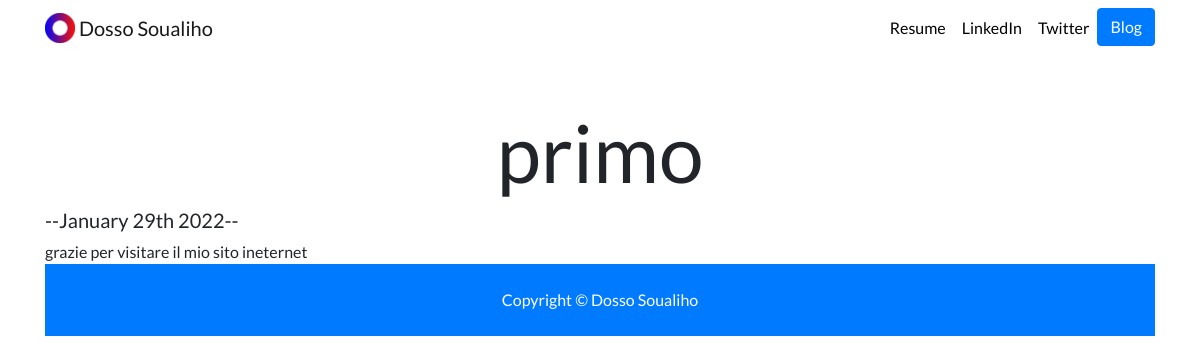
Page /blog/1/ on the committed database.
### blog/models.py (models this page shows, shortened)
class Blog(models.Model):
    title = models.CharField(max_length=100,blank=True )
    description = models.TextField(max_length=250, blank=True)
    date = models.DateField()

### blog/views.py (the view)
# urls.py: path('<int:blog_id>/', views.detail, name='detail'), #detail
def detail(request, blog_id):
    blog = get_object_or_404(Blog, pk=blog_id)
    return render (request, 'blog/detail.html', {'detailblog': blog})

### blog/templates/blog/detail.html
{% extends "base.html" %}
{% load static %}
{% block content %}
<h1 class="text-center mt-5" id="blogdetailtitle">{{ detailblog.title }}</h1>
<h5>--{{ detailblog.date|date:'F jS Y' }}--</h5>
{{ detailblog.description|safe}}
{% endblock %}

### portfol/static/portfol/custom.css (style rules this page uses)
body { font-family: 'Lato', sans-serif; }
@media (min-width: 992px) { #blogdetailtitle { font-size: 5rem; } }

### rows in the picture
Blog: title "primo", date "January 29th 2022", description "grazie per visitare il mio sito ineternet"
